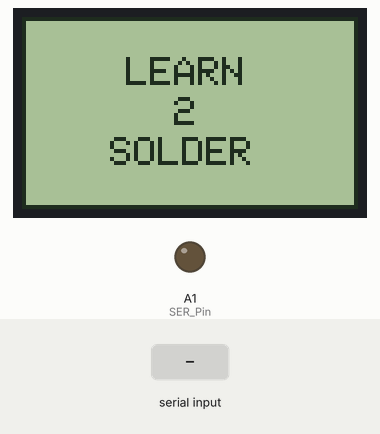
This sketch was run on a simulated Arduino Uno, built with avr-gcc and run on an emulated ATmega328P. On the bench: 84×48 one-colour display, output pins drawn as LEDs (lit = HIGH). The test bench sets the inputs (shaded band). Pins used as bus, display or sensor lines are not drawn.

Above: at 5.1 s.
At 16.2 s:
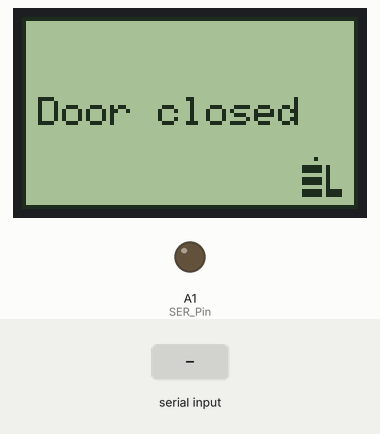
16.3 s: "1" received over Serial
At 20.3 s:
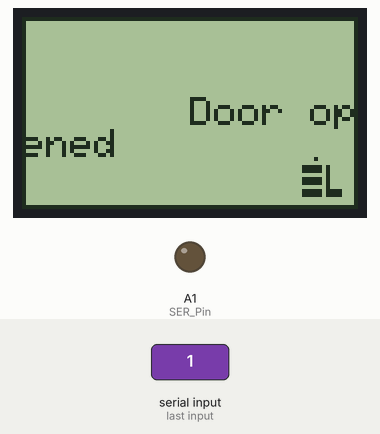
Timing chart, 0 to 21.8 s (numbered marks = the images above; inputs shaded):
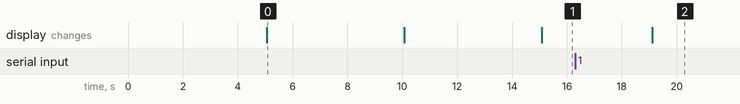

The sketch:

12_Doorlock_RFID.ino
```cpp
#include <Adafruit_GFX.h>
#include <Adafruit_PCD8544.h>

int SER_Pin=A1;
int RCLK_Pin=6;
int SRCLK_Pin = 5;
#define number_of_74hc595s 3
#define numOfRegisterPins number_of_74hc595s*8
boolean registers[numOfRegisterPins];
Adafruit_PCD8544 display= Adafruit_PCD8544(8,9,10,12,11);
int count = 0;                                          // count = 0
char input[12];                                         // character array of size 12
boolean flag = 0;                                       // flag =0
const byte logo_el[] PROGMEM = {16,10,
B00000000,B00000000,
B11111010,B00000000,
B11111010,B00000000,
B00000010,B00000000,
B11111010,B00000000,
B11111010,B00000000,
B00000010,B00000000,
B11111011,B11000000,
B11111011,B11000000,
B00000000,B00000000,
};
void setup()
{
  Serial.begin(9600);
   digitalWrite(A4,HIGH);
  digitalWrite(A3,LOW);
  pinMode(SER_Pin,OUTPUT);
  pinMode(RCLK_Pin,OUTPUT);
  pinMode(SRCLK_Pin,OUTPUT);
  clearRegisters();
  writeRegisters();
  display.begin();
  display.setContrast(50);
  display.clearDisplay();
  display_El_logo();
  display_L2S();
  display_title();
}
void loop()
{
  display.drawBitmap(70,35,logo_el,10 ,10,BLACK);
  display.drawRect(0,0,84,48,BLACK);
   if(Serial.available())
   {
      count = 0;
      while(Serial.available() && count < 12)          // Read 12 characters and store them in input array
      {
         input[count] = Serial.read();
         count++;

      }
                                    // Print RFID tag number

      if((input[0] ^ input[2] ^ input[4] ^ input[6] ^ input[8] == input[10]) &&
         (input[1] ^ input[3] ^ input[5] ^ input[7] ^ input[9] == input[11]))
         {

            display.setCursor(42,20);
            display.print("Door opened");
            display.setTextSize(1);
            display.setTextColor(BLACK);

            digitalWrite(A4,LOW);
            digitalWrite(A3,HIGH);
            delay(2000);
            display.display();
            delay(3000);
            display.clearDisplay();

         }}
      else
      {
            display.setCursor(4,20);
            display.print("Door closed");
            display.setTextSize(1);
            display.setTextColor(BLACK);
             digitalWrite(A4,HIGH);
             digitalWrite(A3,LOW);
             display.display();
             delay(2000);
            display.clearDisplay();
   }
}

//***********************Elintlabz logo*****************************************//
void display_El_logo()
{
   display.fillRect(15,2,21,6,BLACK);
   display.fillRect(15,12,21,6,BLACK);
   display.fillRect(15,22,21,6,BLACK);
   display.fillRect(45,2,6,26,BLACK);
   display.fillRect(50,22,18,6,BLACK);
   display.setCursor(15,35);
   display.print("ElintLabz");
   display.display();
   delay(5000);
   display.clearDisplay();
}

//********************************learn2solder****************************************//

void display_L2S()
{
  display.drawRect(0, 0, 84 , 48,BLACK);
  display.setCursor(26, 10);
  display.println("LEARN");
  display.setCursor(38,20);
  display.println("2");
  display.setCursor(22,30);
  display.println("SOLDER");
  display.display();
  delay(5000);
  display.clearDisplay();
}

//********************************Title********************************************//
void display_title()
{
  display.drawRect(0, 0, 84 , 48,BLACK);
  display.setCursor(6,10);
  display.println("AUTOMATIC");
  display.setCursor(6,20);
  display.println("DOOR");
  display.setCursor(6,30);
  display.println("SYSTEM");
  display.drawBitmap(70,35,logo_el,10,10,BLACK);
  display.display();
  delay(5000);
  display.clearDisplay();
}

//***********************************clear bargraph**********************//


void writeRegisters(){

  digitalWrite(RCLK_Pin, LOW);

  for(int i = numOfRegisterPins - 1; i >=  0; i--){
    digitalWrite(SRCLK_Pin, LOW);

    int val = registers[i];

    digitalWrite(SER_Pin, val);
    digitalWrite(SRCLK_Pin, HIGH);

  }
  digitalWrite(RCLK_Pin, HIGH);

}
void clearRegisters(){
  for(int i = numOfRegisterPins - 1; i >=  0; i--){
     registers[i] = LOW;
  }
  writeRegisters();
}
```

Measured:
- after the input at 16.3 s, the display: changes after 2.8 s (image 2)
- what the display in image 0 shows lasts 5.0 s, from 5.1 s to 10.1 s
